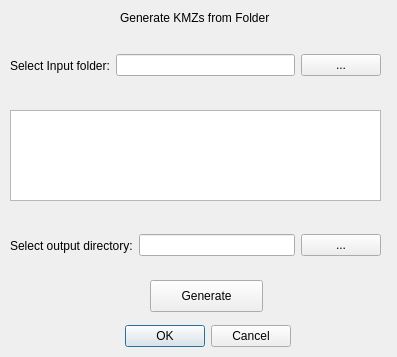
<?xml version="1.0" encoding="UTF-8"?>
<ui version="4.0">
 <class>KMZ_GeneratorDialogBase</class>
 <widget class="QDialog" name="KMZ_GeneratorDialogBase">
  <property name="geometry">
   <rect>
    <x>0</x>
    <y>0</y>
    <width>397</width>
    <height>357</height>
   </rect>
  </property>
  <property name="windowTitle">
   <string>kmzGenerator</string>
  </property>
  <widget class="QDialogButtonBox" name="button_box">
   <property name="geometry">
    <rect>
     <x>120</x>
     <y>320</y>
     <width>171</width>
     <height>32</height>
    </rect>
   </property>
   <property name="orientation">
    <enum>Qt::Horizontal</enum>
   </property>
   <property name="standardButtons">
    <set>QDialogButtonBox::Cancel|QDialogButtonBox::Ok</set>
   </property>
  </widget>
  <widget class="QWidget" name="horizontalLayoutWidget_3">
   <property name="geometry">
    <rect>
     <x>10</x>
     <y>40</y>
     <width>371</width>
     <height>51</height>
    </rect>
   </property>
   <layout class="QHBoxLayout" name="horizontalLayout">
    <item>
     <widget class="QLabel" name="inputFolderLabel">
      <property name="text">
       <string>Select Input folder:</string>
      </property>
     </widget>
    </item>
    <item>
     <widget class="QLineEdit" name="inputFolderLine"/>
    </item>
    <item>
     <widget class="QPushButton" name="loadInputFolderButton">
      <property name="text">
       <string>...</string>
      </property>
     </widget>
    </item>
   </layout>
  </widget>
  <widget class="QListWidget" name="directoryList">
   <property name="geometry">
    <rect>
     <x>10</x>
     <y>110</y>
     <width>371</width>
     <height>91</height>
    </rect>
   </property>
   <property name="selectionMode">
    <enum>QAbstractItemView::ExtendedSelection</enum>
   </property>
   <property name="sortingEnabled">
    <bool>true</bool>
   </property>
  </widget>
  <widget class="QLabel" name="titleLabel">
   <property name="geometry">
    <rect>
     <x>120</x>
     <y>10</y>
     <width>211</width>
     <height>16</height>
    </rect>
   </property>
   <property name="text">
    <string>Generate KMZs from Folder</string>
   </property>
  </widget>
  <widget class="QWidget" name="horizontalLayoutWidget_2">
   <property name="geometry">
    <rect>
     <x>10</x>
     <y>220</y>
     <width>371</width>
     <height>51</height>
    </rect>
   </property>
   <layout class="QHBoxLayout" name="horizontalLayout_2">
    <item>
     <widget class="QLabel" name="outputFolderLabel">
      <property name="text">
       <string>Select output directory:</string>
      </property>
     </widget>
    </item>
    <item>
     <widget class="QLineEdit" name="outputFolderLine"/>
    </item>
    <item>
     <widget class="QPushButton" name="loadOutputFolderButton">
      <property name="text">
       <string>...</string>
      </property>
     </widget>
    </item>
   </layout>
  </widget>
  <widget class="QPushButton" name="generateButton">
   <property name="geometry">
    <rect>
     <x>150</x>
     <y>280</y>
     <width>113</width>
     <height>32</height>
    </rect>
   </property>
   <property name="text">
    <string>Generate</string>
   </property>
  </widget>
 </widget>
 <resources/>
 <connections>
  <connection>
   <sender>button_box</sender>
   <signal>accepted()</signal>
   <receiver>KMZ_GeneratorDialogBase</receiver>
   <slot>accept()</slot>
   <hints>
    <hint type="sourcelabel">
     <x>20</x>
     <y>20</y>
    </hint>
    <hint type="destinationlabel">
     <x>20</x>
     <y>20</y>
    </hint>
   </hints>
  </connection>
  <connection>
   <sender>button_box</sender>
   <signal>rejected()</signal>
   <receiver>KMZ_GeneratorDialogBase</receiver>
   <slot>reject()</slot>
   <hints>
    <hint type="sourcelabel">
     <x>20</x>
     <y>20</y>
    </hint>
    <hint type="destinationlabel">
     <x>20</x>
     <y>20</y>
    </hint>
   </hints>
  </connection>
 </connections>
</ui>
